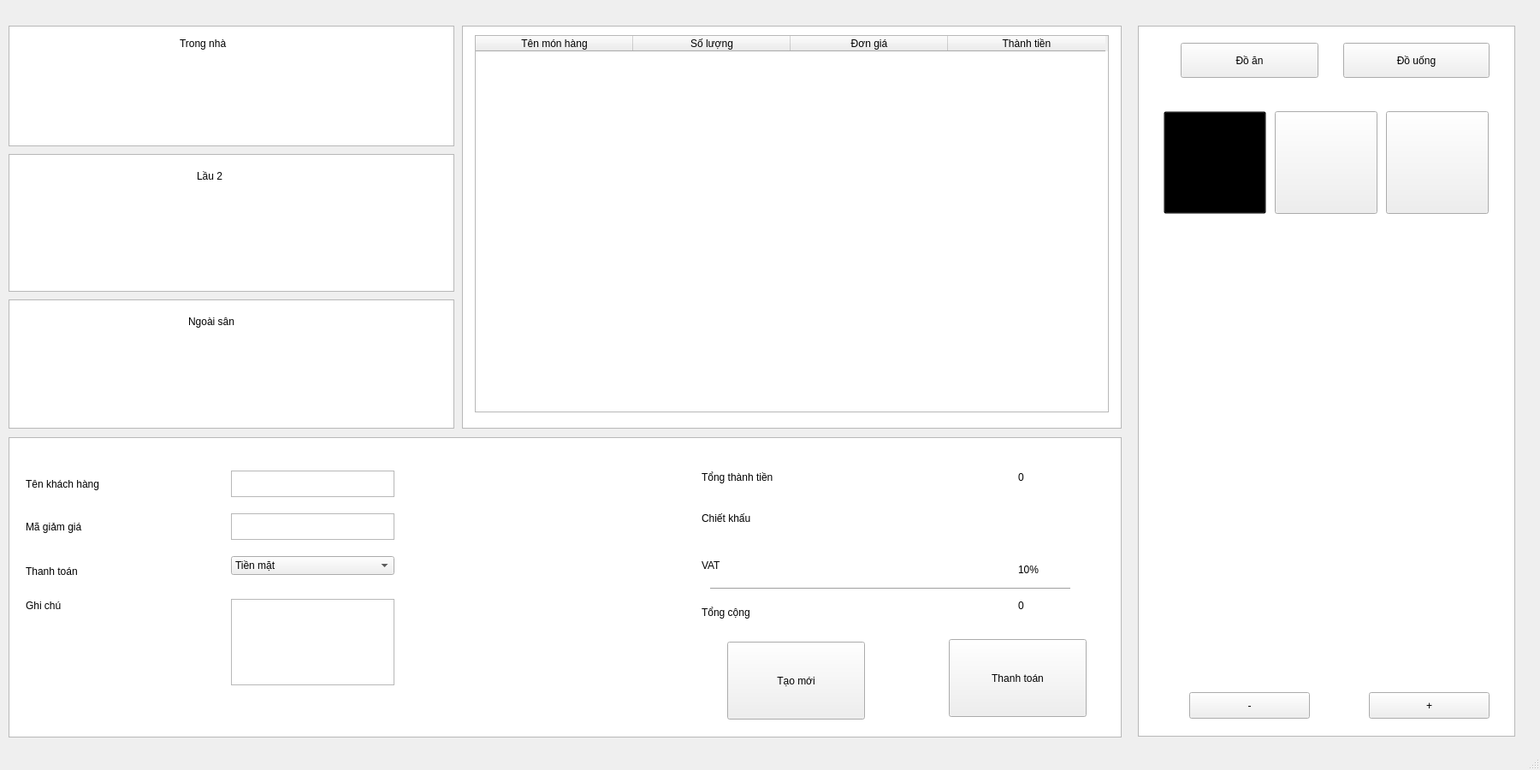
<?xml version="1.0" encoding="UTF-8"?>
<ui version="4.0">
 <class>MainWindow</class>
 <widget class="QMainWindow" name="MainWindow">
  <property name="geometry">
   <rect>
    <x>0</x>
    <y>0</y>
    <width>1800</width>
    <height>900</height>
   </rect>
  </property>
  <property name="sizePolicy">
   <sizepolicy hsizetype="Minimum" vsizetype="Minimum">
    <horstretch>0</horstretch>
    <verstretch>0</verstretch>
   </sizepolicy>
  </property>
  <property name="minimumSize">
   <size>
    <width>1800</width>
    <height>900</height>
   </size>
  </property>
  <property name="windowTitle">
   <string>MainWindow</string>
  </property>
  <widget class="QWidget" name="centralwidget">
   <widget class="QColumnView" name="columnView">
    <property name="geometry">
     <rect>
      <x>10</x>
      <y>30</y>
      <width>521</width>
      <height>141</height>
     </rect>
    </property>
   </widget>
   <widget class="QLabel" name="label">
    <property name="geometry">
     <rect>
      <x>210</x>
      <y>30</y>
      <width>151</width>
      <height>41</height>
     </rect>
    </property>
    <property name="text">
     <string>Trong nhà</string>
    </property>
   </widget>
   <widget class="QColumnView" name="columnView_2">
    <property name="geometry">
     <rect>
      <x>10</x>
      <y>350</y>
      <width>521</width>
      <height>151</height>
     </rect>
    </property>
   </widget>
   <widget class="QLabel" name="label_2">
    <property name="geometry">
     <rect>
      <x>220</x>
      <y>360</y>
      <width>191</width>
      <height>31</height>
     </rect>
    </property>
    <property name="text">
     <string>Ngoài sân</string>
    </property>
   </widget>
   <widget class="QColumnView" name="columnChooseView">
    <property name="geometry">
     <rect>
      <x>1330</x>
      <y>30</y>
      <width>441</width>
      <height>831</height>
     </rect>
    </property>
   </widget>
   <widget class="QPushButton" name="pushButtonFood">
    <property name="geometry">
     <rect>
      <x>1380</x>
      <y>50</y>
      <width>161</width>
      <height>41</height>
     </rect>
    </property>
    <property name="text">
     <string>Đồ ăn</string>
    </property>
    <property name="icon">
     <iconset theme="phone">
      <normaloff>.</normaloff>.</iconset>
    </property>
   </widget>
   <widget class="QPushButton" name="pushButtonDrink">
    <property name="geometry">
     <rect>
      <x>1570</x>
      <y>50</y>
      <width>171</width>
      <height>41</height>
     </rect>
    </property>
    <property name="text">
     <string>Đồ uống</string>
    </property>
   </widget>
   <widget class="QColumnView" name="columnDisplayView">
    <property name="geometry">
     <rect>
      <x>540</x>
      <y>30</y>
      <width>771</width>
      <height>471</height>
     </rect>
    </property>
   </widget>
   <widget class="QColumnView" name="columnPaymentView">
    <property name="geometry">
     <rect>
      <x>10</x>
      <y>511</y>
      <width>1301</width>
      <height>351</height>
     </rect>
    </property>
   </widget>
   <widget class="QLabel" name="label_7">
    <property name="geometry">
     <rect>
      <x>30</x>
      <y>550</y>
      <width>231</width>
      <height>31</height>
     </rect>
    </property>
    <property name="text">
     <string>Tên khách hàng</string>
    </property>
   </widget>
   <widget class="QTextEdit" name="textEdit">
    <property name="geometry">
     <rect>
      <x>270</x>
      <y>550</y>
      <width>191</width>
      <height>31</height>
     </rect>
    </property>
   </widget>
   <widget class="QComboBox" name="comboBox">
    <property name="geometry">
     <rect>
      <x>270</x>
      <y>650</y>
      <width>191</width>
      <height>22</height>
     </rect>
    </property>
    <item>
     <property name="text">
      <string>Tiền mặt</string>
     </property>
    </item>
    <item>
     <property name="text">
      <string>Thẻ tín dụng</string>
     </property>
    </item>
   </widget>
   <widget class="QLabel" name="label_8">
    <property name="geometry">
     <rect>
      <x>940</x>
      <y>70</y>
      <width>37</width>
      <height>21</height>
     </rect>
    </property>
    <property name="text">
     <string>2</string>
    </property>
   </widget>
   <widget class="QLabel" name="label_9">
    <property name="geometry">
     <rect>
      <x>30</x>
      <y>660</y>
      <width>221</width>
      <height>16</height>
     </rect>
    </property>
    <property name="text">
     <string>Thanh toán</string>
    </property>
   </widget>
   <widget class="QLabel" name="label_10">
    <property name="geometry">
     <rect>
      <x>230</x>
      <y>190</y>
      <width>271</width>
      <height>31</height>
     </rect>
    </property>
    <property name="text">
     <string>Lầu 2</string>
    </property>
   </widget>
   <widget class="QColumnView" name="columnView_6">
    <property name="geometry">
     <rect>
      <x>10</x>
      <y>180</y>
      <width>521</width>
      <height>161</height>
     </rect>
    </property>
   </widget>
   <widget class="QLabel" name="label_11">
    <property name="geometry">
     <rect>
      <x>820</x>
      <y>550</y>
      <width>311</width>
      <height>16</height>
     </rect>
    </property>
    <property name="text">
     <string>Tổng thành tiền</string>
    </property>
   </widget>
   <widget class="QLabel" name="tongTienLabel">
    <property name="geometry">
     <rect>
      <x>1190</x>
      <y>550</y>
      <width>111</width>
      <height>16</height>
     </rect>
    </property>
    <property name="text">
     <string>0</string>
    </property>
   </widget>
   <widget class="QLabel" name="label_13">
    <property name="geometry">
     <rect>
      <x>820</x>
      <y>590</y>
      <width>381</width>
      <height>31</height>
     </rect>
    </property>
    <property name="text">
     <string>Chiết khấu</string>
    </property>
   </widget>
   <widget class="QLabel" name="label_14">
    <property name="geometry">
     <rect>
      <x>820</x>
      <y>650</y>
      <width>37</width>
      <height>21</height>
     </rect>
    </property>
    <property name="text">
     <string>VAT</string>
    </property>
   </widget>
   <widget class="QLabel" name="label_15">
    <property name="geometry">
     <rect>
      <x>820</x>
      <y>700</y>
      <width>271</width>
      <height>31</height>
     </rect>
    </property>
    <property name="text">
     <string>Tổng cộng</string>
    </property>
   </widget>
   <widget class="Line" name="line">
    <property name="geometry">
     <rect>
      <x>830</x>
      <y>680</y>
      <width>421</width>
      <height>16</height>
     </rect>
    </property>
    <property name="orientation">
     <enum>Qt::Horizontal</enum>
    </property>
   </widget>
   <widget class="QPushButton" name="thanhToanButton">
    <property name="geometry">
     <rect>
      <x>1109</x>
      <y>747</y>
      <width>161</width>
      <height>91</height>
     </rect>
    </property>
    <property name="text">
     <string>Thanh toán</string>
    </property>
   </widget>
   <widget class="QPushButton" name="pushButton_6">
    <property name="geometry">
     <rect>
      <x>850</x>
      <y>750</y>
      <width>161</width>
      <height>91</height>
     </rect>
    </property>
    <property name="text">
     <string>Tạo mới</string>
    </property>
   </widget>
   <widget class="QLabel" name="label_16">
    <property name="geometry">
     <rect>
      <x>30</x>
      <y>700</y>
      <width>221</width>
      <height>16</height>
     </rect>
    </property>
    <property name="text">
     <string>Ghi chú</string>
    </property>
   </widget>
   <widget class="QTextEdit" name="textEdit_2">
    <property name="geometry">
     <rect>
      <x>270</x>
      <y>700</y>
      <width>191</width>
      <height>101</height>
     </rect>
    </property>
   </widget>
   <widget class="QTextEdit" name="textEdit_3">
    <property name="geometry">
     <rect>
      <x>270</x>
      <y>600</y>
      <width>191</width>
      <height>31</height>
     </rect>
    </property>
   </widget>
   <widget class="QLabel" name="label_17">
    <property name="geometry">
     <rect>
      <x>30</x>
      <y>600</y>
      <width>231</width>
      <height>31</height>
     </rect>
    </property>
    <property name="text">
     <string>Mã giảm giá</string>
    </property>
   </widget>
   <widget class="QStackedWidget" name="stackedWidget">
    <property name="geometry">
     <rect>
      <x>1350</x>
      <y>110</y>
      <width>401</width>
      <height>701</height>
     </rect>
    </property>
    <property name="currentIndex">
     <number>0</number>
    </property>
    <widget class="QWidget" name="page">
     <widget class="QLabel" name="label_18">
      <property name="geometry">
       <rect>
        <x>30</x>
        <y>20</y>
        <width>101</width>
        <height>91</height>
       </rect>
      </property>
      <property name="text">
       <string/>
      </property>
      <property name="pixmap">
       <pixmap>../../Download/5.png</pixmap>
      </property>
      <property name="scaledContents">
       <bool>true</bool>
      </property>
      <property name="alignment">
       <set>Qt::AlignCenter</set>
      </property>
     </widget>
     <widget class="QPushButton" name="traSuaChoose">
      <property name="geometry">
       <rect>
        <x>10</x>
        <y>20</y>
        <width>120</width>
        <height>120</height>
       </rect>
      </property>
      <property name="minimumSize">
       <size>
        <width>120</width>
        <height>120</height>
       </size>
      </property>
      <property name="styleSheet">
       <string notr="true">#traSuaChoose{
background-color: transparent;
}
</string>
      </property>
      <property name="text">
       <string/>
      </property>
      <property name="iconSize">
       <size>
        <width>100</width>
        <height>100</height>
       </size>
      </property>
     </widget>
     <widget class="QPushButton" name="kemCheeseChoose">
      <property name="geometry">
       <rect>
        <x>140</x>
        <y>20</y>
        <width>120</width>
        <height>120</height>
       </rect>
      </property>
      <property name="minimumSize">
       <size>
        <width>120</width>
        <height>120</height>
       </size>
      </property>
      <property name="styleSheet">
       <string notr="true">#traSuaChoose{
background-color: transparent;
}
</string>
      </property>
      <property name="text">
       <string/>
      </property>
      <property name="iconSize">
       <size>
        <width>100</width>
        <height>100</height>
       </size>
      </property>
     </widget>
     <widget class="QPushButton" name="traDaoChoose">
      <property name="geometry">
       <rect>
        <x>270</x>
        <y>20</y>
        <width>120</width>
        <height>120</height>
       </rect>
      </property>
      <property name="minimumSize">
       <size>
        <width>120</width>
        <height>120</height>
       </size>
      </property>
      <property name="styleSheet">
       <string notr="true">#traSuaChoose{
background-color: transparent;
}
</string>
      </property>
      <property name="text">
       <string/>
      </property>
      <property name="iconSize">
       <size>
        <width>100</width>
        <height>100</height>
       </size>
      </property>
     </widget>
    </widget>
    <widget class="QWidget" name="page_2"/>
   </widget>
   <widget class="QPushButton" name="addButton">
    <property name="geometry">
     <rect>
      <x>1600</x>
      <y>809</y>
      <width>141</width>
      <height>31</height>
     </rect>
    </property>
    <property name="text">
     <string>+</string>
    </property>
   </widget>
   <widget class="QPushButton" name="minusButton">
    <property name="geometry">
     <rect>
      <x>1390</x>
      <y>809</y>
      <width>141</width>
      <height>31</height>
     </rect>
    </property>
    <property name="text">
     <string>-</string>
    </property>
   </widget>
   <widget class="QTableWidget" name="hoaDon">
    <property name="geometry">
     <rect>
      <x>555</x>
      <y>41</y>
      <width>741</width>
      <height>441</height>
     </rect>
    </property>
    <attribute name="horizontalHeaderCascadingSectionResizes">
     <bool>true</bool>
    </attribute>
    <attribute name="horizontalHeaderDefaultSectionSize">
     <number>184</number>
    </attribute>
    <column>
     <property name="text">
      <string>Tên món hàng</string>
     </property>
    </column>
    <column>
     <property name="text">
      <string>Số lượng</string>
     </property>
    </column>
    <column>
     <property name="text">
      <string>Đơn giá</string>
     </property>
    </column>
    <column>
     <property name="text">
      <string>Thành tiền</string>
     </property>
    </column>
   </widget>
   <widget class="QLabel" name="label_3">
    <property name="geometry">
     <rect>
      <x>1190</x>
      <y>650</y>
      <width>37</width>
      <height>31</height>
     </rect>
    </property>
    <property name="text">
     <string>10%</string>
    </property>
   </widget>
   <widget class="QLabel" name="tongTienCuoiLabel">
    <property name="geometry">
     <rect>
      <x>1190</x>
      <y>700</y>
      <width>91</width>
      <height>16</height>
     </rect>
    </property>
    <property name="text">
     <string>0</string>
    </property>
   </widget>
   <zorder>columnView_6</zorder>
   <zorder>columnView</zorder>
   <zorder>label</zorder>
   <zorder>columnView_2</zorder>
   <zorder>label_2</zorder>
   <zorder>columnChooseView</zorder>
   <zorder>pushButtonFood</zorder>
   <zorder>pushButtonDrink</zorder>
   <zorder>columnDisplayView</zorder>
   <zorder>columnPaymentView</zorder>
   <zorder>label_7</zorder>
   <zorder>textEdit</zorder>
   <zorder>comboBox</zorder>
   <zorder>label_8</zorder>
   <zorder>label_9</zorder>
   <zorder>label_10</zorder>
   <zorder>label_11</zorder>
   <zorder>tongTienLabel</zorder>
   <zorder>label_13</zorder>
   <zorder>label_14</zorder>
   <zorder>label_15</zorder>
   <zorder>line</zorder>
   <zorder>thanhToanButton</zorder>
   <zorder>pushButton_6</zorder>
   <zorder>label_16</zorder>
   <zorder>textEdit_2</zorder>
   <zorder>textEdit_3</zorder>
   <zorder>label_17</zorder>
   <zorder>stackedWidget</zorder>
   <zorder>addButton</zorder>
   <zorder>minusButton</zorder>
   <zorder>hoaDon</zorder>
   <zorder>label_3</zorder>
   <zorder>tongTienCuoiLabel</zorder>
  </widget>
  <widget class="QMenuBar" name="menubar">
   <property name="geometry">
    <rect>
     <x>0</x>
     <y>0</y>
     <width>1800</width>
     <height>17</height>
    </rect>
   </property>
  </widget>
  <widget class="QStatusBar" name="statusbar"/>
 </widget>
 <resources/>
 <connections/>
</ui>
